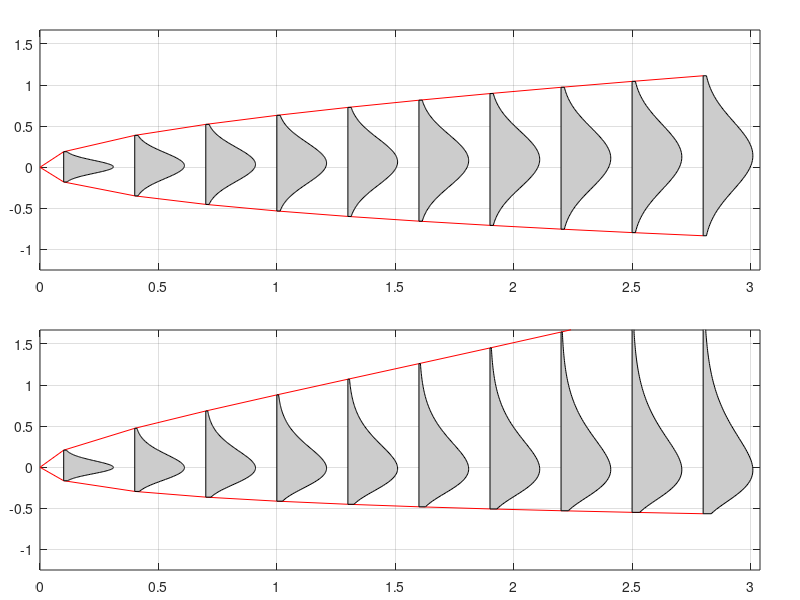

MATLAB code for this plot:
clear; clc; close all
% code to project a distribution in the future according to the i.i.d.-implied square-root rule
% see "Risk and Asset Allocation"-Springer (2005), by A. Meucci


% in general R=exp(C)-1. Furtheremore, here we assume C~N(m*t,s^2*t) 
m=.05;
s=.25;

ts=[.1 : .3 : 3];
ps=[.01 .99];

D=.7*min(abs(diff(ts)));
C.q=[];
C.x=[];
C.pdf=[];
R.q=[];
R.x=[];
R.pdf=[];
Steps=100;
for i=1:length(ts)
    t=ts(i);
    
    q=norminv(ps,m*t,s*sqrt(t))';
    
    x=min(q) : (max(q)-min(q))/Steps : max(q);
    pdf=normpdf(x,m*t,s*sqrt(t));
    pdf=pdf/max(pdf)*D;
    
    C.q=[C.q q];
    C.pdf=[C.pdf pdf'];
    C.x=[C.x x'];

    q=exp(q)-1;
    
    x=min(q) : (max(q)-min(q))/Steps : max(q);
    pdf=lognpdf(x+1,m*t,s*sqrt(t));
    pdf=pdf/max(pdf)*D;
    
    R.pdf=[R.pdf pdf'];
    R.x=[R.x x'];

 end
R.q=exp(C.q)-1;

Col=[.8 .8 .8];
subplot('Position',[.05 .55 .9 .4])
plot([0 ts],[0*ps' C.q],'r')
for i=1:length(ts)
    hold on
    xx=[ts(i) ; ts(i)+C.pdf(:,i) ; ts(i)];
    yy=[min(C.x(:,i)) ; C.x(:,i) ; max(C.x(:,i))];
    fill(xx,yy,Col)
end
xlim([0 max(xx)*1.01])
Ylim=[min(yy)*1.5 max(yy)*1.5];
ylim(Ylim)
grid on

subplot('Position',[.05 .05 .9 .40])
plot([0 ts],[0*ps' R.q],'r')
for i=1:length(ts)
    hold on
    xx=[ts(i) ; ts(i)+R.pdf(:,i) ; ts(i)];
    yy=[min(R.x(:,i)) ; R.x(:,i) ; max(R.x(:,i))];
    fill(xx,yy,Col)
end
xlim([0 max(xx)*1.01])
ylim(Ylim)
grid on
